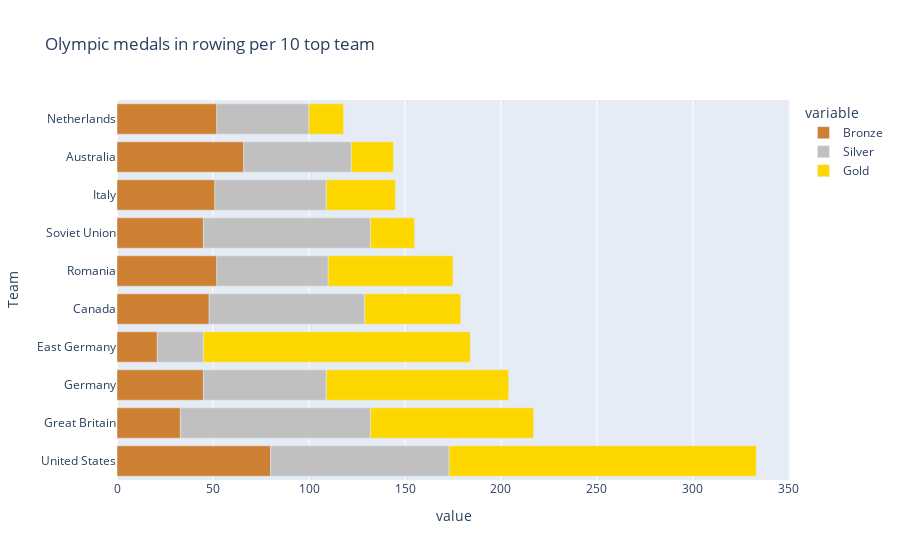

The code cell stored with this chart in its notebook:
### Markdown cell above
### FRÅGA: Vilka har fått flest medaljer i rodd (topp 10)?

### Code cell
rowing_rows_medals = rowing_rows[rowing_rows['Medal'].notna()]
medals = rowing_rows_medals.groupby(['Team', 'Medal']).size().unstack(fill_value=0) #count medals per Team

medals["Total"] = medals['Gold'] + medals['Silver'] + medals['Bronze']
top10= medals.sort_values(by="Total", ascending=False).head(10).reset_index()

medal_values = ["Bronze", "Silver", "Gold"]
fig_bar = px.bar(top10, x=medal_values, y='Team', color_discrete_map={"Gold":"#FFD700", "Silver": "#C0C0C0", "Bronze": "#CD7F32"}, title="Olympic medals in rowing per 10 top team")

fig_bar.show()

### Figure 1 — Plotly figure (JSON) as saved in the notebook; plotly's stock layout.template omitted (floating-point values rounded to 4 significant figures)
{"data": [{"hovertemplate": "variable=Bronze<br>value=%{x}<br>Team=%{y}<extra></extra>", "legendgroup": "Bronze", "marker": {"color": "#CD7F32", "pattern": {"shape": ""}}, "name": "Bronze", "orientation": "h", "showlegend": true, "textposition": "auto", "type": "bar", "x": [80, 33, 45, 21, 48, 52, 45, 51, 66, 52], "xaxis": "x", "y": ["United States", "Great Britain", "Germany", "East Germany", "Canada", "Romania", "Soviet Union", "Italy", "Australia", "Netherlands"], "yaxis": "y"}, {"hovertemplate": "variable=Silver<br>value=%{x}<br>Team=%{y}<extra></extra>", "legendgroup": "Silver", "marker": {"color": "#C0C0C0", "pattern": {"shape": ""}}, "name": "Silver", "orientation": "h", "showlegend": true, "textposition": "auto", "type": "bar", "x": [93, 99, 64, 24, 81, 58, 87, 58, 56, 48], "xaxis": "x", "y": ["United States", "Great Britain", "Germany", "East Germany", "Canada", "Romania", "Soviet Union", "Italy", "Australia", "Netherlands"], "yaxis": "y"}, {"hovertemplate": "variable=Gold<br>value=%{x}<br>Team=%{y}<extra></extra>", "legendgroup": "Gold", "marker": {"color": "#FFD700", "pattern": {"shape": ""}}, "name": "Gold", "orientation": "h", "showlegend": true, "textposition": "auto", "type": "bar", "x": [160, 85, 95, 139, 50, 65, 23, 36, 22, 18], "xaxis": "x", "y": ["United States", "Great Britain", "Germany", "East Germany", "Canada", "Romania", "Soviet Union", "Italy", "Australia", "Netherlands"], "yaxis": "y"}], "layout": {"barmode": "relative", "legend": {"title": {"text": "variable"}, "tracegroupgap": 0}, "title": {"text": "Olympic medals in rowing per 10 top team"}, "xaxis": {"anchor": "y", "domain": [0, 1], "title": {"text": "value"}}, "yaxis": {"anchor": "x", "domain": [0, 1], "title": {"text": "Team"}}}}
